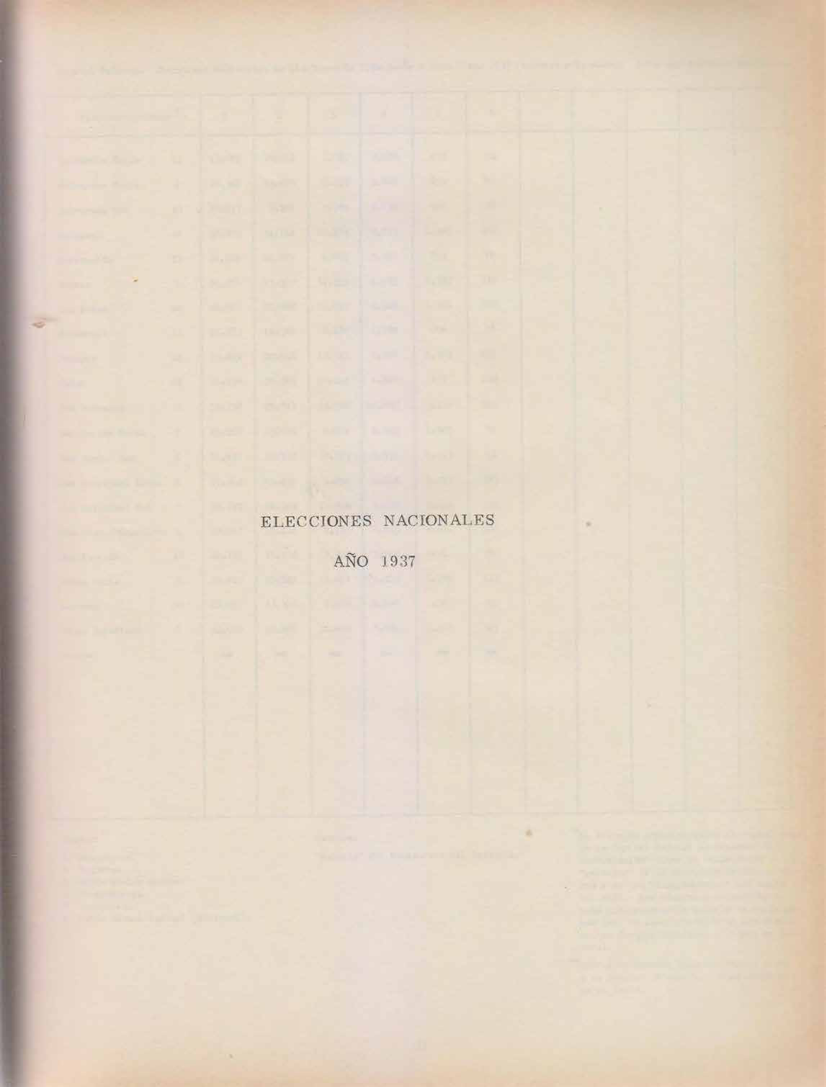
#> input picture canton1937_1940/revision/p_141.png, 1651 x 2173 px, given in place of p_172.png, which was not available (shown at 1/2 size)
$ python preparar.py
#> lines starting #> are read from the running program, lines starting #| are printed output that depends on the picture; pictures that were not available may be replaced by others from this repository, and a replacement may not be noted
from pathlib import Path
from PIL import Image,ImageDraw
import json
ROOT=Path(__file__).resolve().parent
def claves(pages,name):
#> called with name = 'claves1'
    imgs=[]
    for p in pages:
        im=Image.open(ROOT/f'revision/p_{p}.png').convert('RGB')
#> im is the input picture: PIL image 1651x2173 RGB; mean R, G, B 227.3, 212.9, 196.5
        w,h=im.size
#> w = 1651; h = 2173
        crop=im.crop((0,int(h*.76),int(w*.73),int(h*.94)))
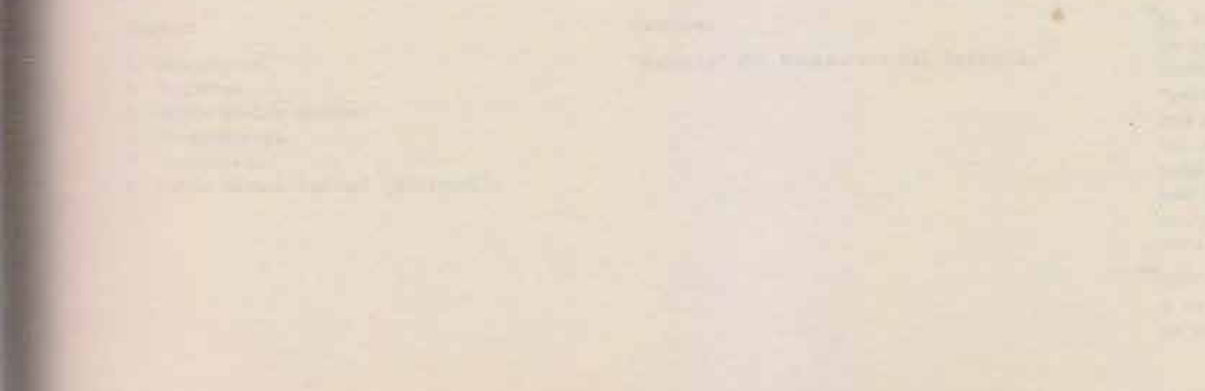
#> crop: PIL image 1205x391 RGB; mean R, G, B 227.5, 213.7, 199.3
        crop.thumbnail((1000,420))
#> crop: PIL image 1000x324 RGB
        frame=Image.new('RGB',(1050,crop.height+30),'white')
#> frame: PIL image 1050x354 RGB; every value is 255
        ImageDraw.Draw(frame).text((5,4),f'PDF {p}',fill='red')
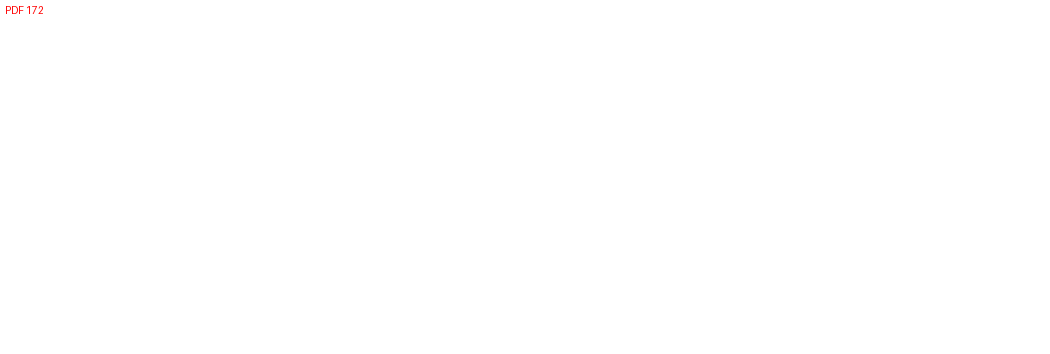
#> frame: PIL image 1050x354 RGB; mean R, G, B 255, 254.9, 254.9
        frame.paste(crop,(0,30)); imgs.append(frame)
#> after `frame.paste(crop, (0, 30))`:
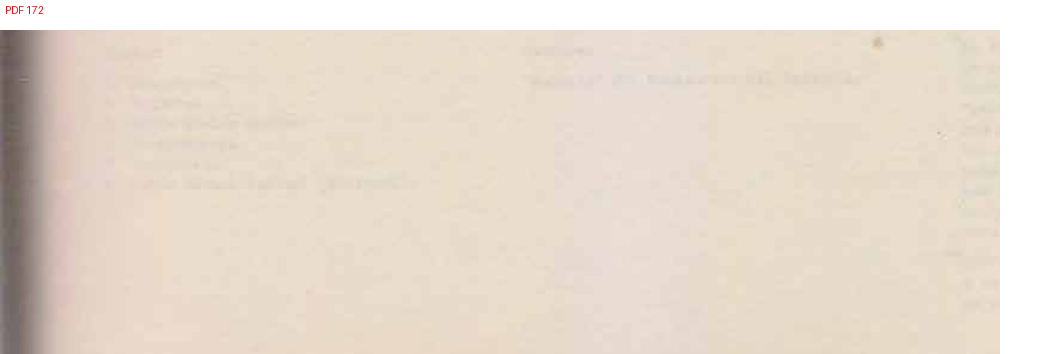
#> frame: PIL image 1050x354 RGB; mean R, G, B 231, 218.9, 206.4
#> pass 2 of the loop in claves, `for p in pages:`:
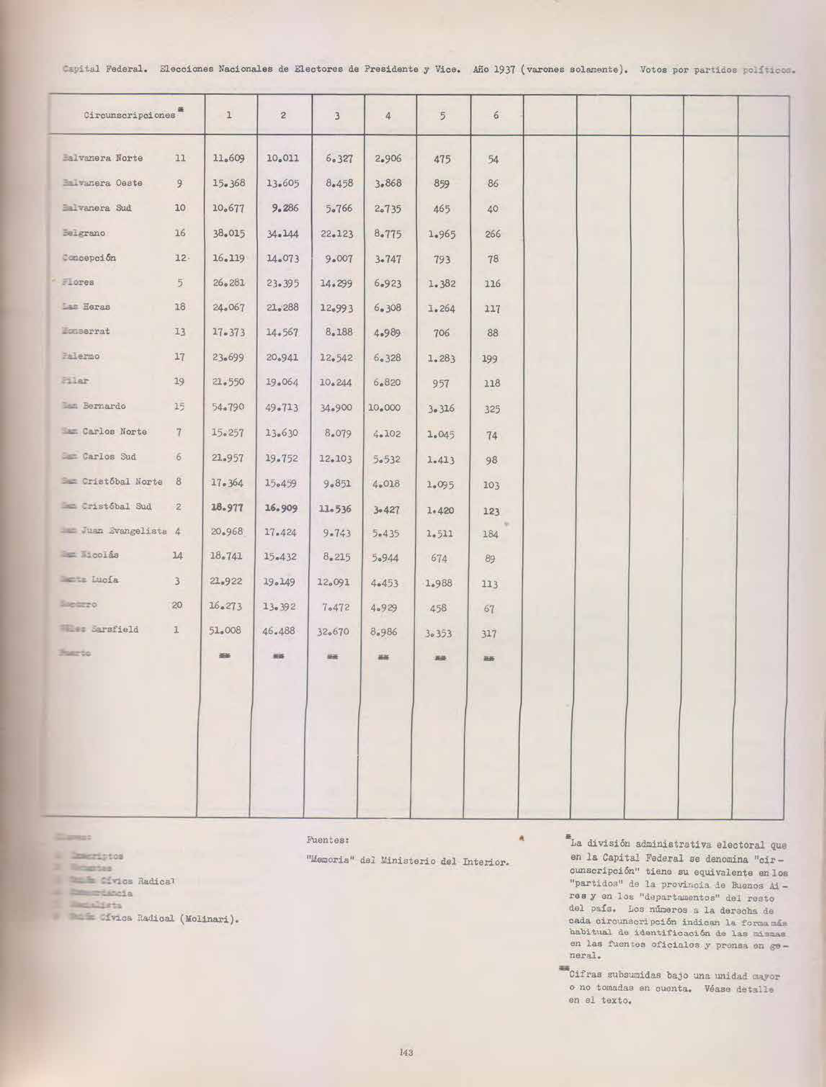
#> input picture canton1937_1940/revision/p_142.png, 1651 x 2173 px, given in place of p_175.png, which was not available (shown at 1/2 size)
#> in claves, im is the input picture: PIL image 1651x2173 RGB; mean R, G, B 223.4, 213.1, 206.3
#> in claves, `ImageDraw.Draw(frame).text((5,4),f'PDF {p}',fill='red')`:
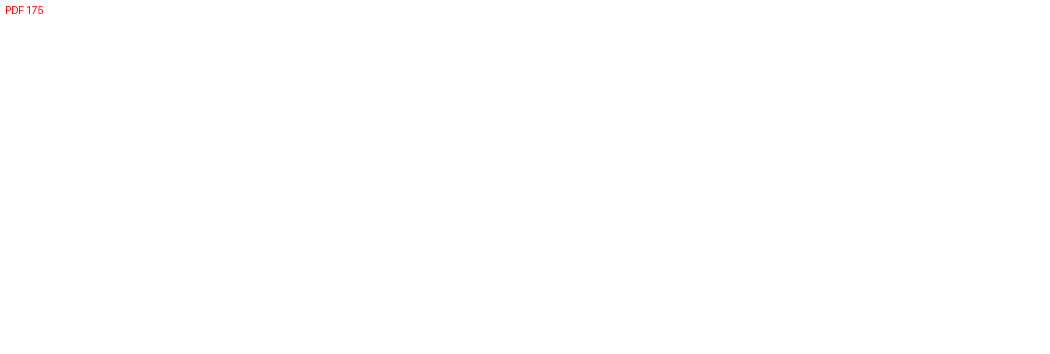
#> frame: PIL image 1050x354 RGB; mean R, G, B 255, 254.9, 254.9
#> in claves, `frame.paste(crop, (0, 30))`:
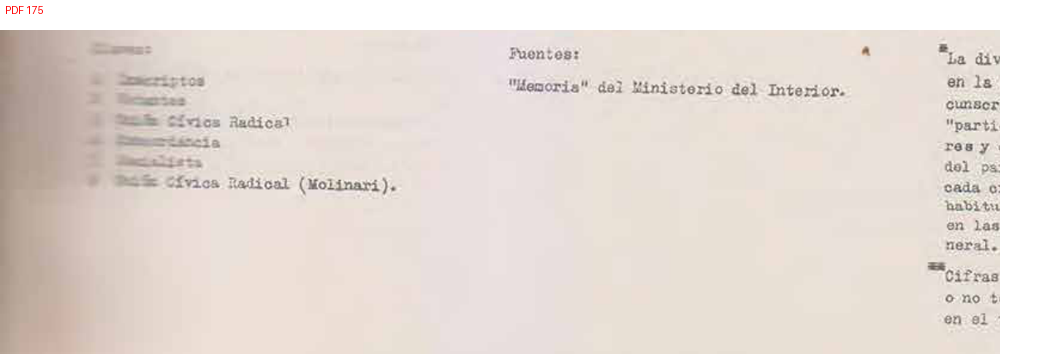
#> frame: PIL image 1050x354 RGB; mean R, G, B 229.4, 219.9, 213.6
    out=Image.new('RGB',(1050,sum(i.height for i in imgs)),'white')
    y=0
    for im in imgs: out.paste(im,(0,y)); y+=im.height
    out.save(ROOT/f'revision/{name}.png')
if __name__=='__main__':
#> (the run stopped early here; a loop or call above may not have finished)
